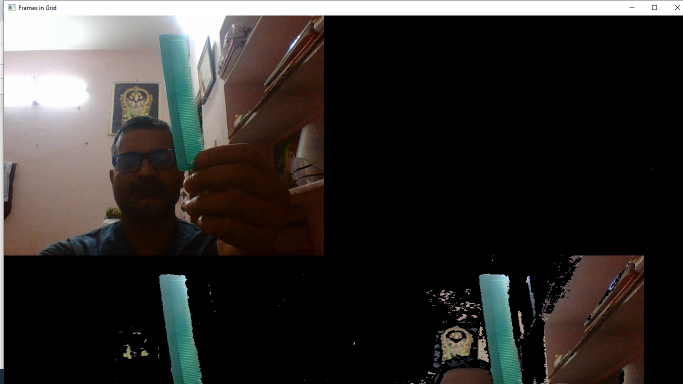
#> input picture Practical-images/HSV_Color_1.jpg, 1366 x 768 px, given in place of the camera (shown at 1/2 size)
$ jupyter execute HSV_Color.ipynb
#> lines starting #> are read from the running program, lines starting #| are printed output that depends on the picture; after the words box and inside, x2 and y2 are one past the last pixel; in counts of white or black regions, pixels touching at a corner belong together
[cell 1]
import cv2
import numpy as np

[cell 2]
cap = cv2.VideoCapture(0)

while True:
    _ , frame = cap.read()
#> frame is the input picture: shape (768, 1366, 3); mean B, G, R 43.5, 45.6, 48.7
    hsv_frame = cv2.cvtColor(frame, cv2.COLOR_BGR2HSV)
#> hsv_frame: shape (768, 1366, 3); mean H, S, V 15.4, 41.6, 51.2

    # Red color
    low_red = np.array([161, 155, 84]) # lowest hue would be - 161,155,84( how do i found this i tested before and found this)
    high_red = np.array([179, 255, 255])
    red_mask = cv2.inRange(hsv_frame, low_red, high_red) #we create maskk on hsv frame and then low red or high red
#> red_mask: shape (768, 1366); every value is 0
    red = cv2.bitwise_and(frame, frame, mask=red_mask)
#> red: shape (768, 1366, 3); every value is 0

    # Blue color
    low_blue = np.array([94, 80, 2])
    high_blue = np.array([126, 255, 255])
    blue_mask = cv2.inRange(hsv_frame, low_blue, high_blue)
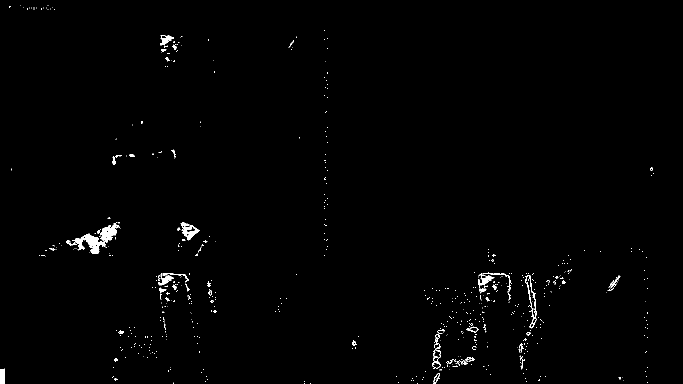
#> blue_mask: shape (768, 1366) (shown at 1/2 size); 0.8% white; 605 white regions (553 under 20 px), largest, box (x1, y1, x2, y2) and area: (133, 447, 239, 508) 1939, (361, 444, 399, 481) 565, (1051, 551, 1073, 657) 392
    blue = cv2.bitwise_and(frame, frame, mask=blue_mask)
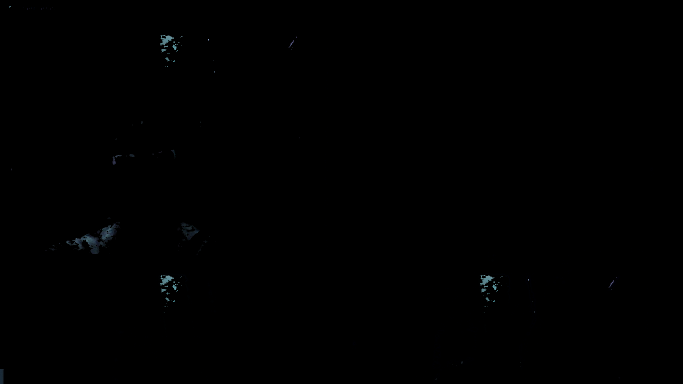
#> blue: shape (768, 1366, 3) (shown at 1/2 size); mean B, G, R 0.4, 0.3, 0.2

    # Green color
    low_green = np.array([25, 52, 72])
    high_green = np.array([102, 255, 255])
    green_mask = cv2.inRange(hsv_frame, low_green, high_green)
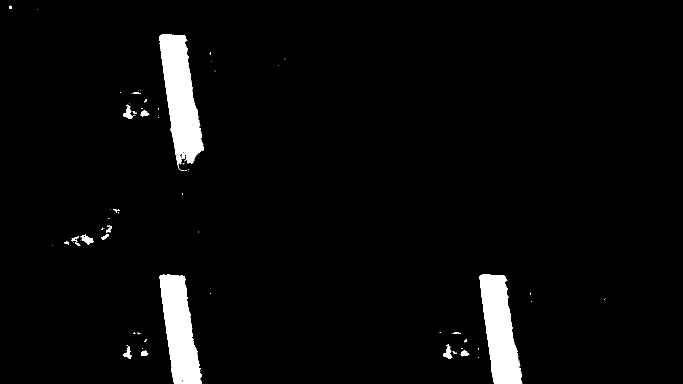
#> green_mask: shape (768, 1366) (shown at 1/2 size); 3.7% white; 85 white regions (63 under 20 px), largest, box (x1, y1, x2, y2) and area: (318, 68, 408, 340) 13395, (959, 549, 1045, 768) 11655, (319, 549, 404, 768) 11475
    green = cv2.bitwise_and(frame, frame, mask=green_mask)
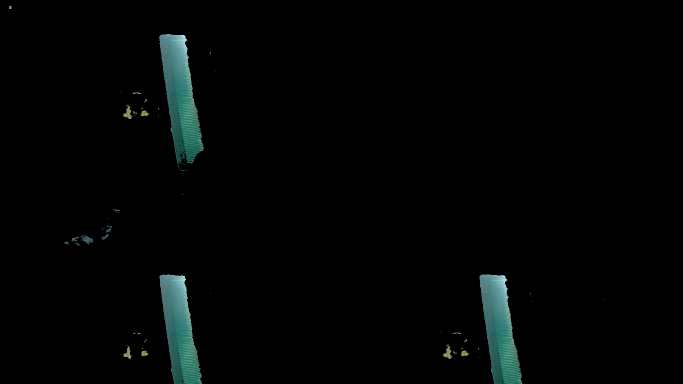
#> green: shape (768, 1366, 3) (shown at 1/2 size); mean B, G, R 4.3, 4.6, 2.5

    # Every color except white
    low = np.array([0, 42, 0])
    high = np.array([179, 255, 255])
    mask = cv2.inRange(hsv_frame, low, high)
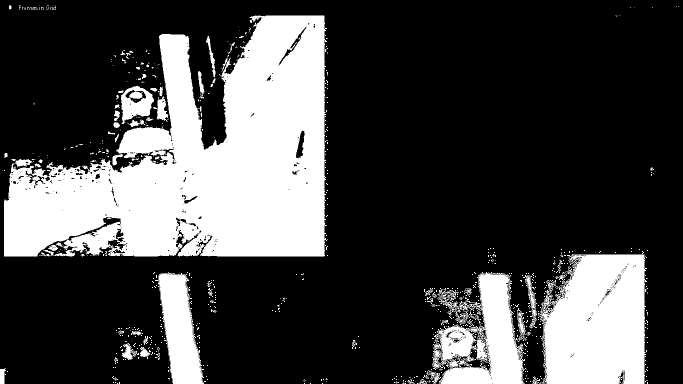
#> mask: shape (768, 1366) (shown at 1/2 size); 27% white; 867 white regions (778 under 20 px), largest, box (x1, y1, x2, y2) and area: (8, 31, 656, 513) 185996, (1076, 508, 1294, 768) 47530, (865, 544, 1050, 768) 23000
    result = cv2.bitwise_and(frame, frame, mask=mask)
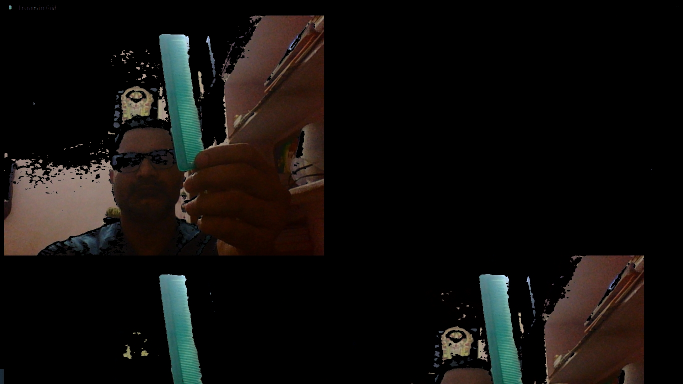
#> result: shape (768, 1366, 3) (shown at 1/2 size); mean B, G, R 12.7, 14.9, 17.3

    cv2.imshow("Frame", frame)
    cv2.imshow("Red", red)
    cv2.imshow("Blue", blue)
    cv2.imshow("Green", green)
    cv2.imshow("Result", result)

    if cv2.waitKey(5) & 0xFF == ord('q'):
#> (key q is pressed here)
        break

cap.release()
cv2.destroyAllWindows()

[cell 3]
import cv2
import numpy as np

def arrange_frames(frames, grid_size):
    # Calculate the size of each frame
#> called with grid_size = (2, 3)
    frame_height, frame_width = frames[0].shape[:2]
#> frame_height = 768; frame_width = 1366

    # Create a blank canvas for the grid
    grid_height = frame_height * grid_size[0]
#> grid_height = 1536
    grid_width = frame_width * grid_size[1]
#> grid_width = 4098
    grid = np.zeros((grid_height, grid_width, 3), dtype=np.uint8)

    # Place each frame in the grid
    for idx, frame in enumerate(frames):
        row = idx // grid_size[1]
        col = idx % grid_size[1]
        y_start = row * frame_height
        y_end = y_start + frame_height
        x_start = col * frame_width
        x_end = x_start + frame_width

        # Resize frame if necessary
        if frame.shape[0] != frame_height or frame.shape[1] != frame_width:
            frame = cv2.resize(frame, (frame_width, frame_height))

        grid[y_start:y_end, x_start:x_end] = frame
#> this loop made 5 passes
#> (row, col, y_start, y_end, x_start, x_end) on passes 1 to 5: (0, 0, 0, 768, 0, 1366), (0, 1, 0, 768, 1366, 2732), (0, 2, 0, 768, 2732, 4098), (1, 0, 768, 1536, 0, 1366), (1, 1, 768, 1536, 1366, 2732)
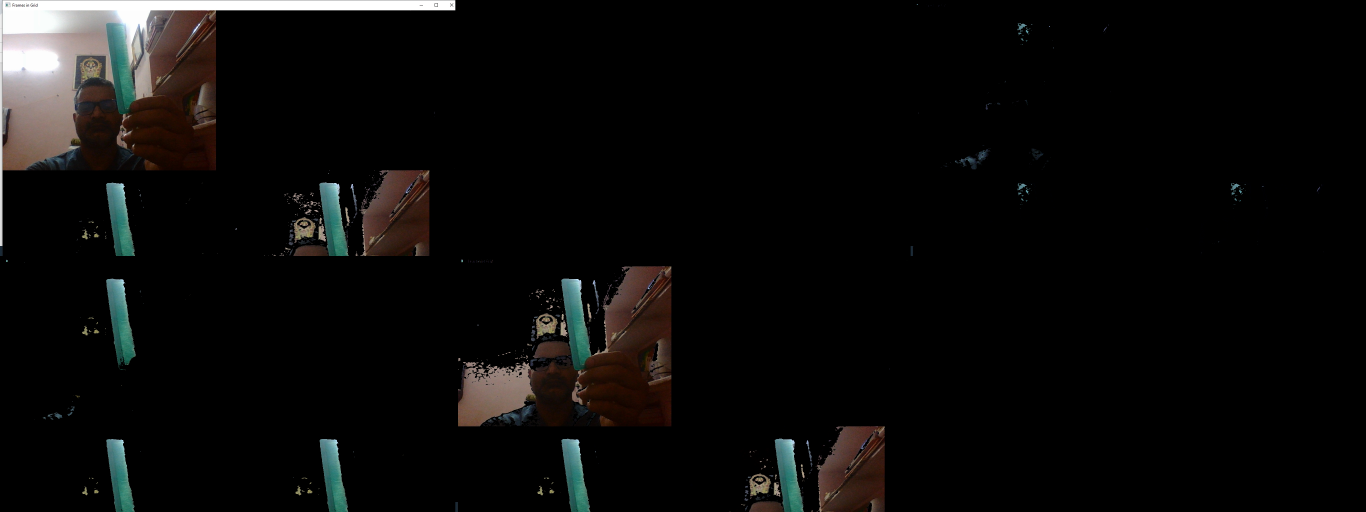
#> grid: shape (1536, 4098, 3) (shown at 1/3 size); mean B, G, R 10.1, 10.9, 11.5

    return grid

cap = cv2.VideoCapture(0)

while True:
    _, frame = cap.read()
    hsv_frame = cv2.cvtColor(frame, cv2.COLOR_BGR2HSV)

    # Red color
    low_red = np.array([161, 155, 84])
    high_red = np.array([179, 255, 255])
    red_mask = cv2.inRange(hsv_frame, low_red, high_red)
    red = cv2.bitwise_and(frame, frame, mask=red_mask)

    # Blue color
    low_blue = np.array([94, 80, 2])
    high_blue = np.array([126, 255, 255])
    blue_mask = cv2.inRange(hsv_frame, low_blue, high_blue)
    blue = cv2.bitwise_and(frame, frame, mask=blue_mask)

    # Green color
    low_green = np.array([25, 52, 72])
    high_green = np.array([102, 255, 255])
    green_mask = cv2.inRange(hsv_frame, low_green, high_green)
    green = cv2.bitwise_and(frame, frame, mask=green_mask)

    # Every color except white
    low = np.array([0, 42, 0])
    high = np.array([179, 255, 255])
    mask = cv2.inRange(hsv_frame, low, high)
    result = cv2.bitwise_and(frame, frame, mask=mask)

    # Arrange frames in a grid
    frames = [frame, red, blue, green, result]
    grid_image = arrange_frames(frames, (2, 3))  # 2 rows and 3 columns

    # Display the grid of frames
    cv2.imshow("Frames in Grid", grid_image)

    if cv2.waitKey(5) & 0xFF == ord('q'):
#> (key q is pressed here)
        break

cap.release()
cv2.destroyAllWindows()
